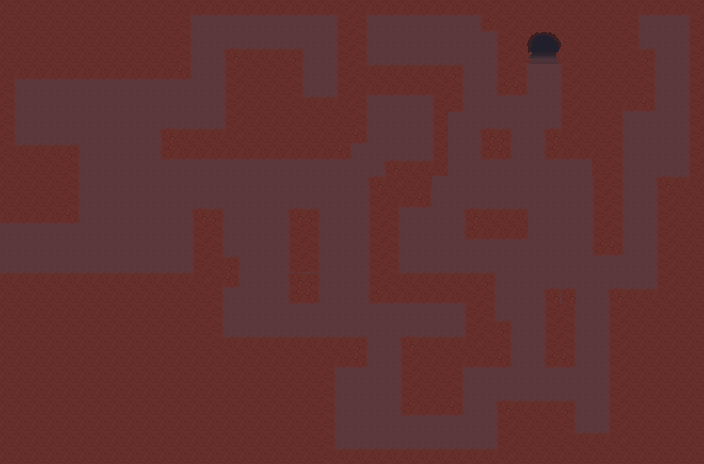

Below is a game level as drawn by its tile map, then a one-line description and the .tmx that defines it (tile-layer data replaced by summaries):
An orthogonal 44x29 tile map with 16x16 px tiles, 1 tile layer (Kachelebene 1) and 606 objects (1).

<map version="1.8" tiledversion="1.8.2" orientation="orthogonal" renderorder="right-down" width="44" height="29" tilewidth="16" tileheight="16" infinite="0" nextlayerid="4" nextobjectid="7">
 <tileset firstgid="1" source="tileset.tsx" />
 <layer id="2" name="Kachelebene 1" width="44" height="29">
  <data>[1276 cells, 1276 non-empty, 12 distinct tile ids]</data>
 </layer>
 <objectgroup id="3" name="border">
  <object id="1" x="0" y="0" width="16" height="16" />
  <object id="2" x="16" y="0" width="16" height="16" />
  <object id="3" x="32" y="0" width="16" height="16" />
  <object id="4" x="48" y="0" width="16" height="16" />
  <object id="5" x="64" y="0" width="16" height="16" />
  <object id="6" x="80" y="0" width="16" height="16" />
  <object id="7" x="96" y="0" width="16" height="16" />
  <object id="8" x="112" y="0" width="16" height="16" />
  <object id="9" x="128" y="0" width="16" height="16" />
  <object id="10" x="144" y="0" width="16" height="16" />
  <object id="11" x="160" y="0" width="16" height="16" />
  <object id="12" x="496" y="0" width="16" height="16" />
  <object id="13" x="512" y="0" width="16" height="16" />
  <object id="14" x="528" y="0" width="16" height="16" />
  <object id="15" x="544" y="0" width="16" height="16" />
  <object id="16" x="560" y="0" width="16" height="16" />
  <object id="17" x="576" y="0" width="16" height="16" />
  <object id="18" x="592" y="0" width="16" height="16" />
  <object id="19" x="608" y="0" width="16" height="16" />
  <object id="20" x="0" y="16" width="16" height="16" />
  <object id="21" x="16" y="16" width="16" height="16" />
  <object id="22" x="32" y="16" width="16" height="16" />
  <object id="23" x="48" y="16" width="16" height="16" />
  <object id="24" x="64" y="16" width="16" height="16" />
  <object id="25" x="80" y="16" width="16" height="16" />
  <object id="26" x="96" y="16" width="16" height="16" />
  <object id="27" x="112" y="16" width="16" height="16" />
  <object id="28" x="128" y="16" width="16" height="16" />
  <object id="29" x="144" y="16" width="16" height="16" />
  <object id="30" x="160" y="16" width="16" height="16" />
  <object id="31" x="512" y="16" width="16" height="16" />
  <object id="32" x="528" y="16" width="16" height="16" />
  <object id="33" x="544" y="16" width="16" height="16" />
  <object id="34" x="560" y="16" width="16" height="16" />
  <object id="35" x="576" y="16" width="16" height="16" />
  <object id="36" x="592" y="16" width="16" height="16" />
  <object id="37" x="608" y="16" width="16" height="16" />
  <object id="38" x="0" y="32" width="16" height="16" />
  <object id="39" x="16" y="32" width="16" height="16" />
  <object id="40" x="32" y="32" width="16" height="16" />
  <object id="41" x="48" y="32" width="16" height="16" />
  <object id="42" x="64" y="32" width="16" height="16" />
  <object id="43" x="80" y="32" width="16" height="16" />
  <object id="44" x="96" y="32" width="16" height="16" />
  <object id="45" x="112" y="32" width="16" height="16" />
  <object id="46" x="128" y="32" width="16" height="16" />
  <object id="47" x="144" y="32" width="16" height="16" />
  <object id="48" x="160" y="32" width="16" height="16" />
  <object id="49" x="576" y="32" width="16" height="16" />
  <object id="50" x="592" y="32" width="16" height="16" />
  <object id="51" x="608" y="32" width="16" height="16" />
  <object id="52" x="0" y="48" width="16" height="16" />
  <object id="53" x="16" y="48" width="16" height="16" />
  <object id="54" x="32" y="48" width="16" height="16" />
  <object id="55" x="48" y="48" width="16" height="16" />
  <object id="56" x="64" y="48" width="16" height="16" />
  <object id="57" x="80" y="48" width="16" height="16" />
  <object id="58" x="96" y="48" width="16" height="16" />
  <object id="59" x="112" y="48" width="16" height="16" />
  <object id="60" x="128" y="48" width="16" height="16" />
  <object id="61" x="144" y="48" width="16" height="16" />
  <object id="62" x="160" y="48" width="16" height="16" />
  <object id="63" x="560" y="48" width="16" height="16" />
  <object id="64" x="576" y="48" width="16" height="16" />
  <object id="65" x="592" y="48" width="16" height="16" />
  <object id="66" x="608" y="48" width="16" height="16" />
  <object id="67" x="240" y="64" width="16" height="16" />
  <object id="68" x="256" y="64" width="16" height="16" />
  <object id="69" x="272" y="64" width="16" height="16" />
  <object id="70" x="576" y="64" width="16" height="16" />
  <object id="71" x="592" y="64" width="16" height="16" />
  <object id="72" x="608" y="64" width="16" height="16" />
  <object id="73" x="624" y="64" width="16" height="16" />
  <object id="74" x="240" y="80" width="16" height="16" />
  <object id="75" x="256" y="80" width="16" height="16" />
  <object id="76" x="272" y="80" width="16" height="16" />
  <object id="77" x="576" y="80" width="16" height="16" />
  <object id="78" x="592" y="80" width="16" height="16" />
  <object id="79" x="608" y="80" width="16" height="16" />
  <object id="80" x="624" y="80" width="16" height="16" />
  <object id="81" x="240" y="96" width="16" height="16" />
  <object id="82" x="256" y="96" width="16" height="16" />
  <object id="83" x="272" y="96" width="16" height="16" />
  <object id="84" x="576" y="96" width="16" height="16" />
  <object id="85" x="592" y="96" width="16" height="16" />
  <object id="86" x="240" y="112" width="16" height="16" />
  <object id="87" x="256" y="112" width="16" height="16" />
  <object id="88" x="272" y="112" width="16" height="16" />
  <object id="89" x="288" y="112" width="16" height="16" />
  <object id="90" x="304" y="112" width="16" height="16" />
  <object id="91" x="320" y="112" width="16" height="16" />
  <object id="92" x="336" y="112" width="16" height="16" />
  <object id="93" x="576" y="112" width="16" height="16" />
  <object id="94" x="592" y="112" width="16" height="16" />
  <object id="95" x="240" y="128" width="16" height="16" />
  <object id="96" x="256" y="128" width="16" height="16" />
  <object id="97" x="272" y="128" width="16" height="16" />
  <object id="98" x="288" y="128" width="16" height="16" />
  <object id="99" x="304" y="128" width="16" height="16" />
  <object id="100" x="320" y="128" width="16" height="16" />
  <object id="101" x="336" y="128" width="16" height="16" />
  <object id="102" x="576" y="128" width="16" height="16" />
  <object id="103" x="592" y="128" width="16" height="16" />
  <object id="104" x="592" y="144" width="16" height="16" />
  <object id="105" x="0" y="160" width="16" height="16" />
  <object id="106" x="16" y="160" width="16" height="16" />
  <object id="107" x="32" y="160" width="16" height="16" />
  <object id="108" x="48" y="160" width="16" height="16" />
  <object id="109" x="592" y="160" width="16" height="16" />
  <object id="110" x="0" y="176" width="16" height="16" />
  <object id="111" x="16" y="176" width="16" height="16" />
  <object id="112" x="32" y="176" width="16" height="16" />
  <object id="113" x="48" y="176" width="16" height="16" />
  <object id="114" x="400" y="176" width="16" height="16" />
  <object id="115" x="0" y="192" width="16" height="16" />
  <object id="116" x="16" y="192" width="16" height="16" />
  <object id="117" x="32" y="192" width="16" height="16" />
  <object id="118" x="48" y="192" width="16" height="16" />
  <object id="119" x="672" y="192" width="16" height="16" />
  <object id="120" x="688" y="192" width="16" height="16" />
  <object id="121" x="672" y="208" width="16" height="16" />
  <object id="122" x="688" y="208" width="16" height="16" />
  <object id="123" x="672" y="224" width="16" height="16" />
  <object id="124" x="688" y="224" width="16" height="16" />
  <object id="125" x="672" y="240" width="16" height="16" />
  </objectgroup>
 <objectgroup id="3" name="spawn">
  <!-- 1 objects omitted --></objectgroup>
</map>
<!-- 481 of 606 objects omitted -->
